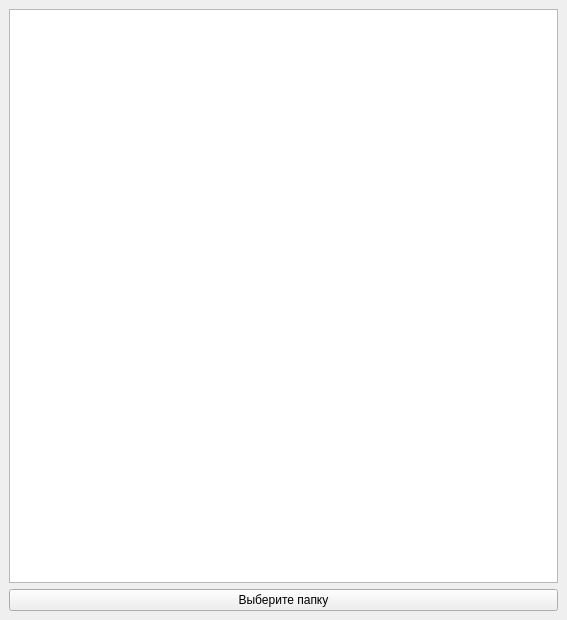
<?xml version="1.0" encoding="UTF-8"?>
<ui version="4.0">
 <class>MainWindow</class>
 <widget class="QMainWindow" name="MainWindow">
  <property name="geometry">
   <rect>
    <x>0</x>
    <y>0</y>
    <width>567</width>
    <height>620</height>
   </rect>
  </property>
  <property name="windowTitle">
   <string>MainWindow</string>
  </property>
  <widget class="QWidget" name="centralwidget">
   <layout class="QVBoxLayout" name="verticalLayout">
    <item>
     <widget class="QListWidget" name="listWidget"/>
    </item>
    <item>
     <widget class="QPushButton" name="Button">
      <property name="text">
       <string>Выберите папку</string>
      </property>
     </widget>
    </item>
   </layout>
  </widget>
 </widget>
 <resources/>
 <connections/>
</ui>
